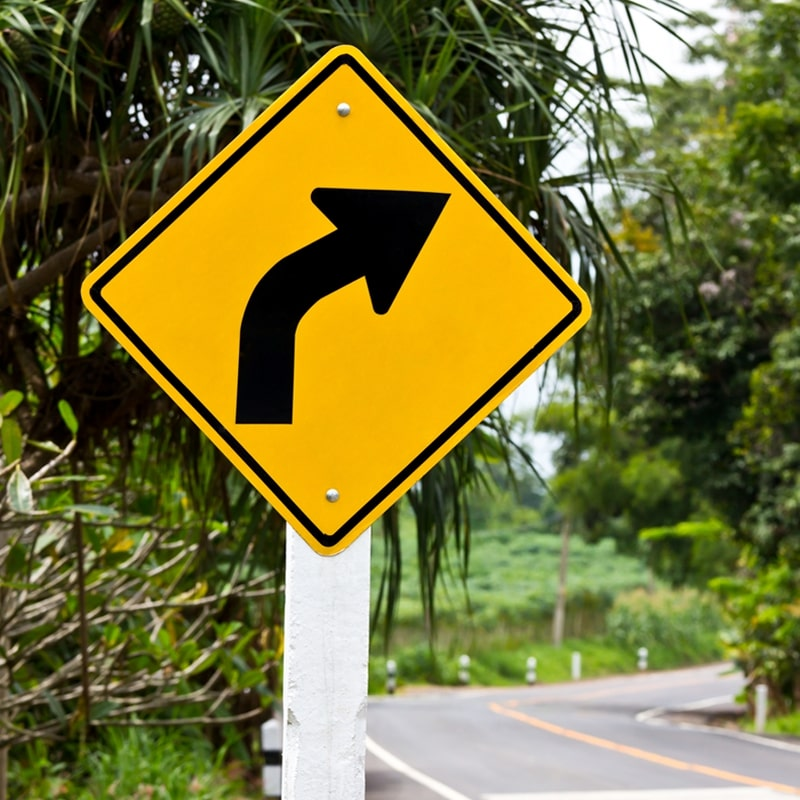
#> input picture Test_data/original/1.jpg, 800 x 800 px
$ python -i app.py   (imports and definitions only)
#> lines starting #> are read from the running program, lines starting #| are printed output that depends on the picture; after the words box and inside, x2 and y2 are one past the last pixel; in counts of white or black regions, pixels touching at a corner belong together

#===================== Set up ===================================================
import streamlit as st
from PIL import Image, ImageOps
import numpy as np
import cv2
import pandas as pd
import matplotlib.pyplot as plt
from cv2 import imread, resize, imwrite, cvtColor, COLOR_BGR2RGB, COLOR_BGR2GRAY, IMREAD_UNCHANGED
from skimage.metrics import structural_similarity as ssim

# import labels for the reference images
labels = pd.read_csv('./labels.csv',index_col = 0)
#> (reads labels.csv from the repository)
#> further down, picture is the input picture: shape (800, 800, 3); mean B, G, R 56.3, 115.2, 120.1

#===================== Functions =================================================
def crop_sign(img):
    """
    Crop the sign from the photo.
    Use the mask to filter only the yellow color, apply some threshold.
    Contour the yellow area, crop those area, save img as file
    """
    # prepare images
    rgb = cvtColor(img, COLOR_BGR2RGB)
    gray = cv2.cvtColor(img,cv2.COLOR_BGR2GRAY)
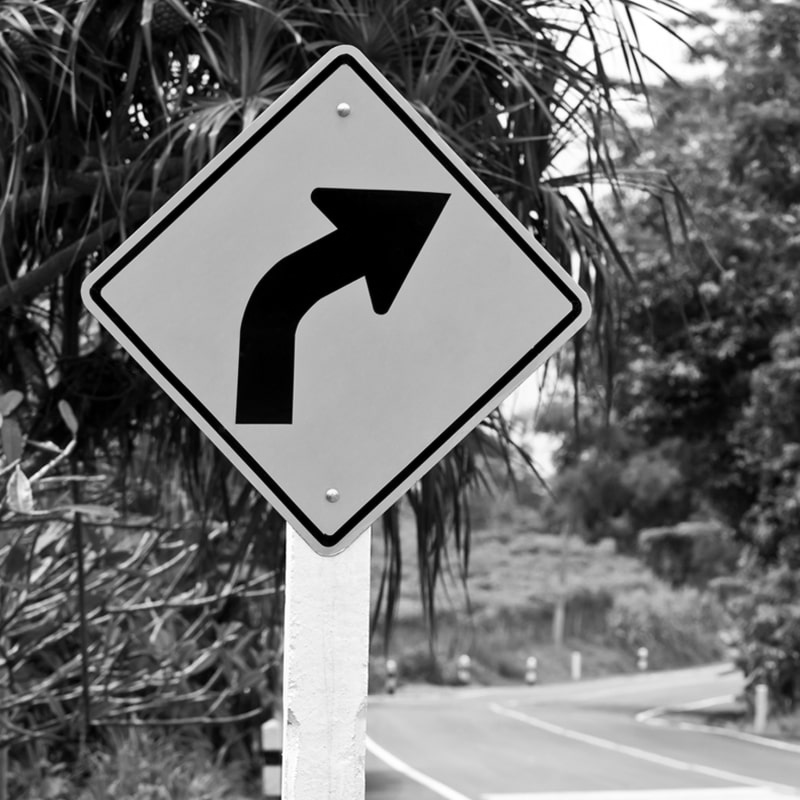
#> gray: shape (800, 800); min 0, max 255, mean 110
    hsv = cv2.cvtColor(img, cv2.COLOR_BGR2HSV)
#> hsv: shape (800, 800, 3); mean H, S, V 42.6, 154.1, 128.1

    # filter only the yellow color
    mask1= cv2.inRange(hsv, np.array([120,255,255]), np.array([120,255,255]))
#> mask1: shape (800, 800); every value is 0
    mask2 = cv2.inRange(hsv, np.array([10,120,120]), np.array([30,255,255]))
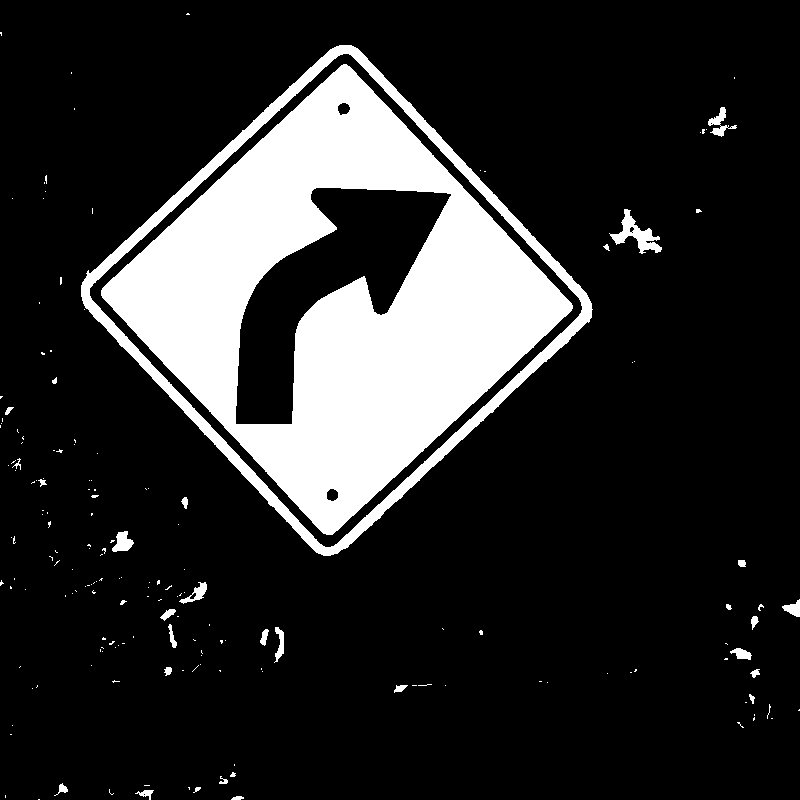
#> mask2: shape (800, 800); 17.4% white; 179 white regions (146 under 20 px), largest, box (x1, y1, x2, y2) and area: (101, 64, 573, 535) 93491, (81, 45, 593, 556) 14188, (609, 209, 662, 254) 819
    result_yellow = cv2.bitwise_and(rgb, rgb, mask = mask1+mask2)
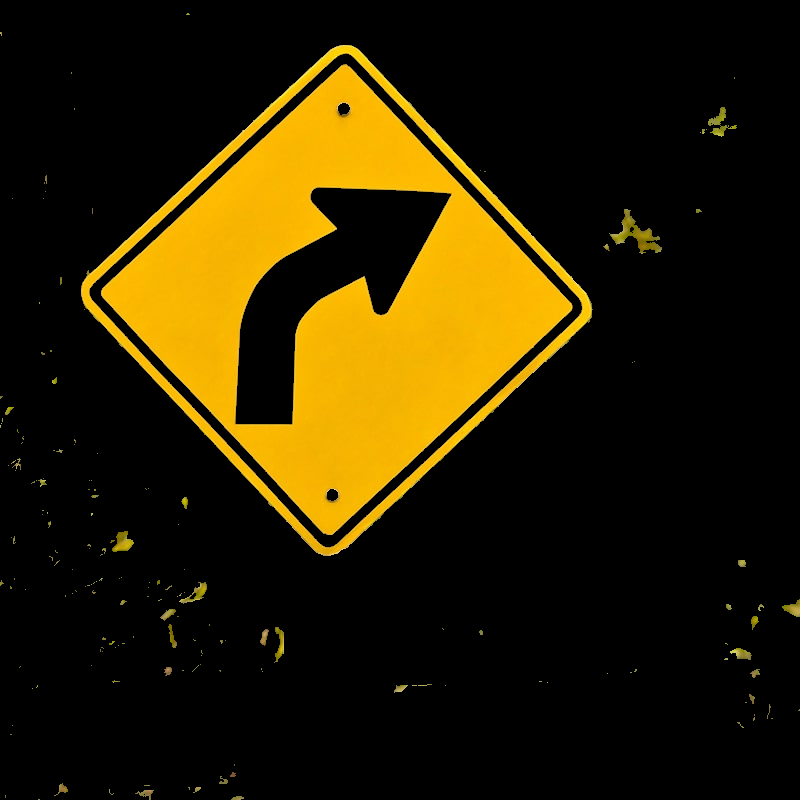
#> result_yellow: shape (800, 800, 3); mean R, G, B 42.3, 31.6, 1.2
    gray_new = cv2.cvtColor(result_yellow,cv2.COLOR_BGR2GRAY)
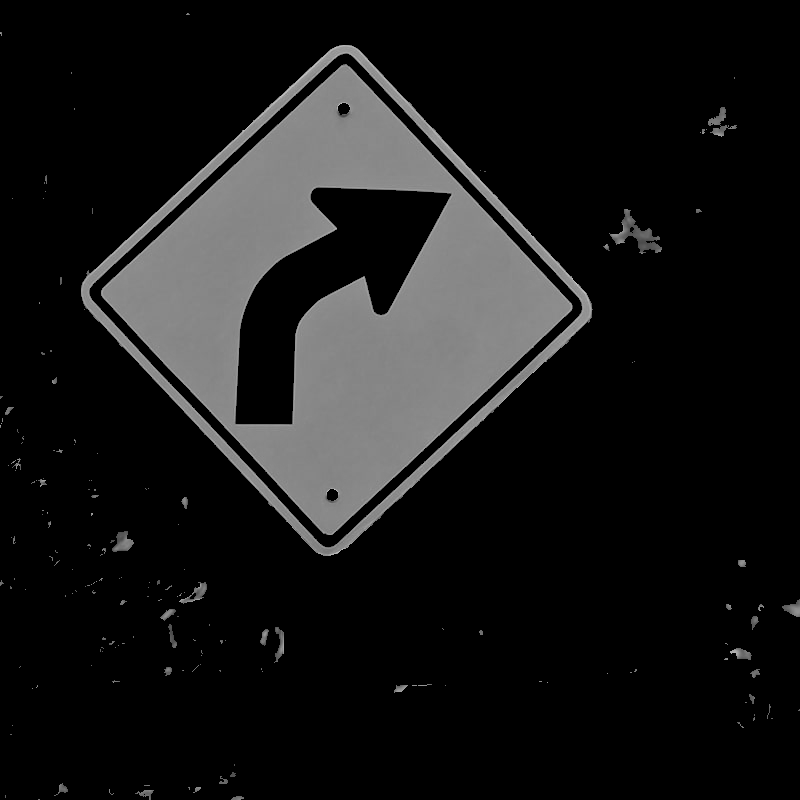
#> gray_new: shape (800, 800); min 0, max 207, mean 23.7

    # apply a bit of threshold to confirm the yellow part
    ret, bw = cv2.threshold(gray_new, 65, 255, cv2.THRESH_BINARY)
#> bw: shape (800, 800); 17.4% white; 179 white regions (146 under 20 px)

    # find the yellow area, crop
    contours, hiera = cv2.findContours(bw, cv2.RETR_EXTERNAL, cv2.CHAIN_APPROX_NONE)
#> contours = 178 contours, 154 with area under 20; largest, box (x1, y1, x2, y2) and area: (81, 45, 593, 556) 140034, (609, 209, 662, 254) 733, (112, 531, 134, 552) 248, (708, 107, 737, 137) 234, (179, 582, 207, 604) 204
    img2 = img.copy()

    store = 0
    for i in range(len(contours)):
      cnt_area = cv2.contourArea(contours[i])
      if cnt_area > 2000:
        cnt = contours[i]
        x, y, w, h = cv2.boundingRect(cnt)
        cropped = img2[y:y+h, x:x+w]
        cropped = cvtColor(cropped, COLOR_BGR2RGB)
        store = np.array(cropped)
#> this loop made 178 passes
#> (cnt_area, x, y, w, h) on pass 176: (140033.5, 81, 45, 512, 511)
#> cnt_area on passes 2, 4, 9, 10, 22, 26: 25.5, 61, 48.5, 20, 21.5, 49.5

    return store

# [65 lines left out: functions get_resize_image, mse, compare_images, choose_ref, not called in this run]

#===================== WEB ===================================================
# setup page
CURRENT_THEME = "dark"
IS_DARK_THEME = True
# [57 lines not run here, left out]


>>> import cv2
>>> picture = cv2.imread('Test_data/original/1.jpg')
>>> result = crop_sign(picture)
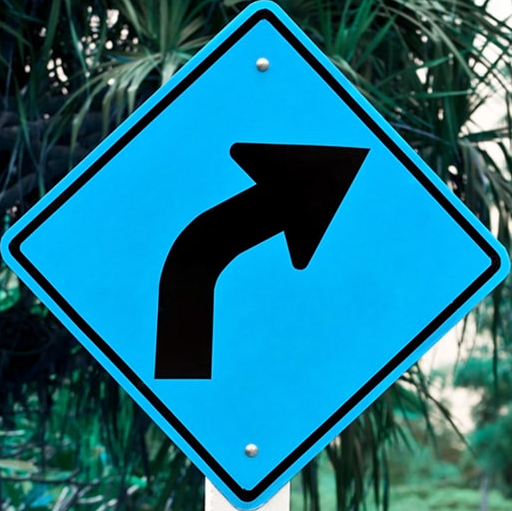
#> result: shape (511, 512, 3); mean B, G, R 136.3, 113.8, 25.2
